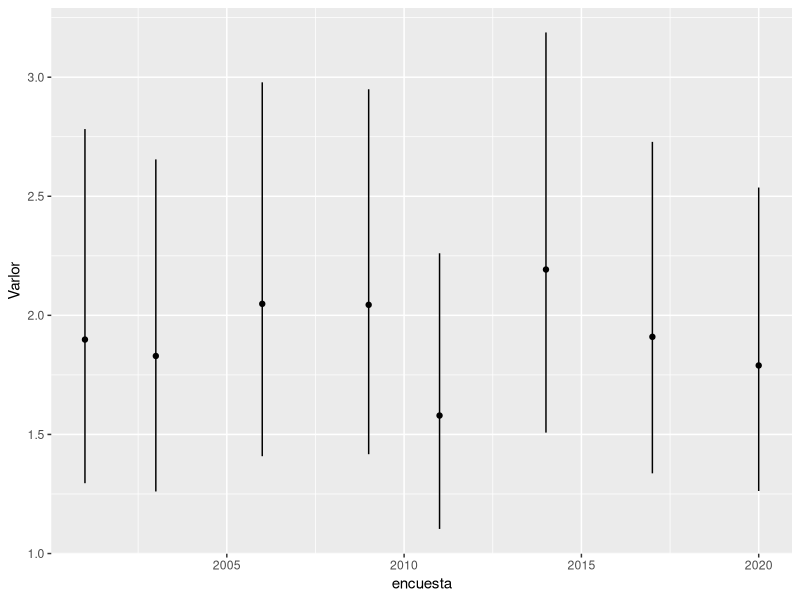
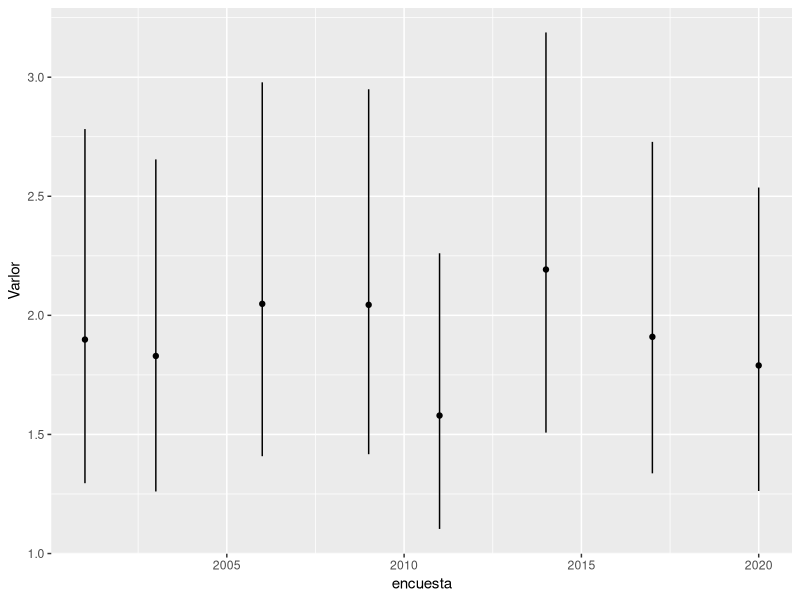
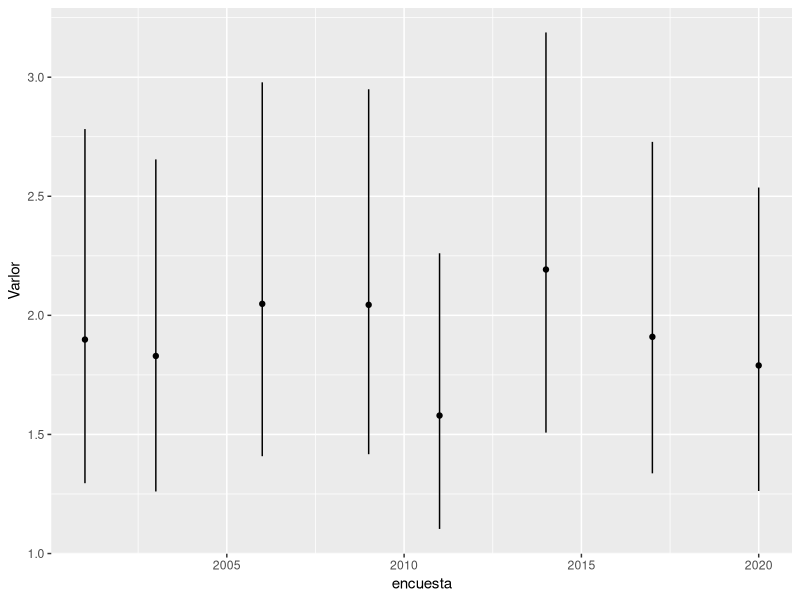
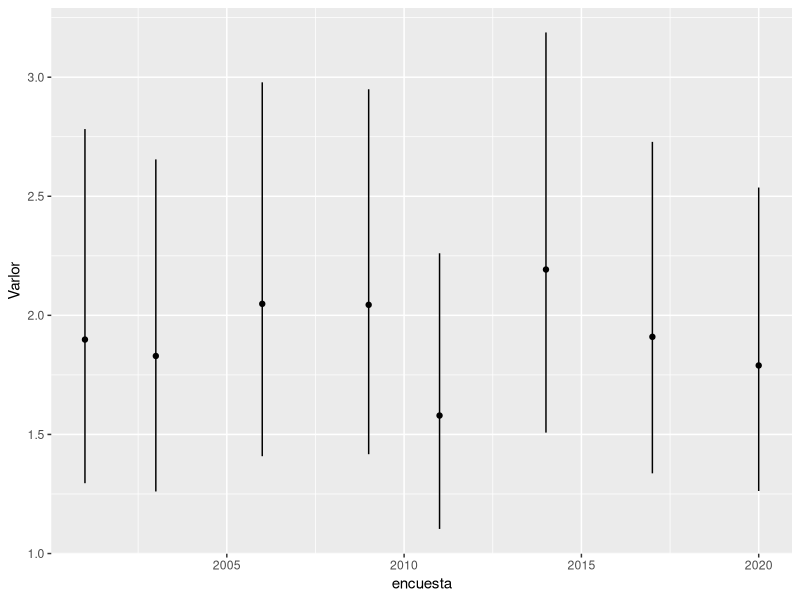
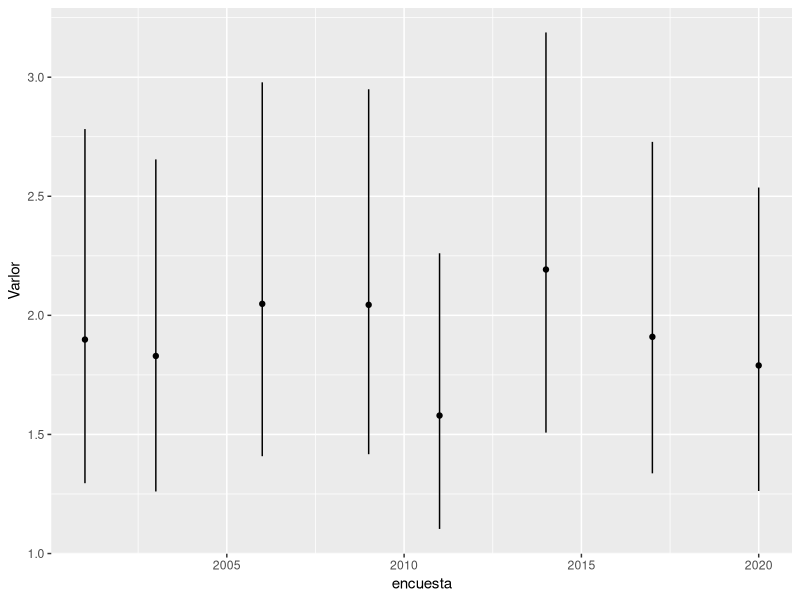
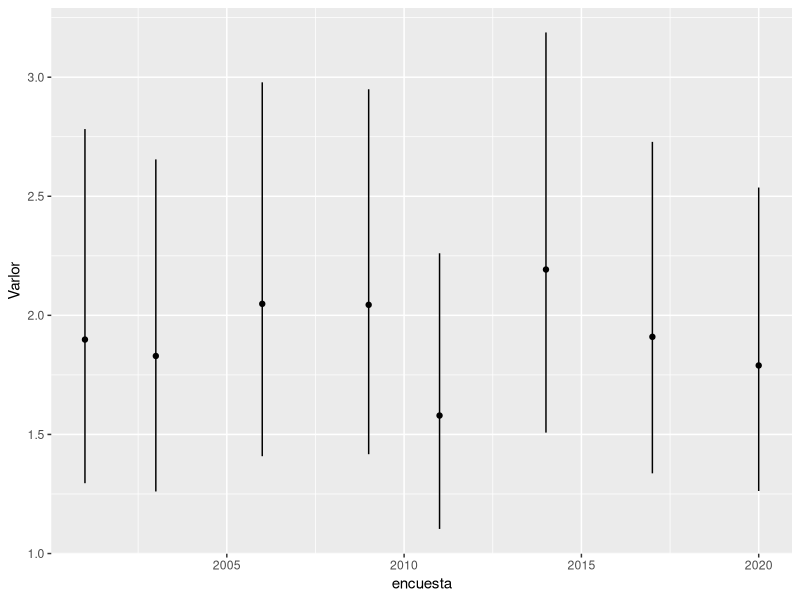

Source code (R) for these figures, in order:
## ---- chunk 1
knitr::opts_chunk$set(echo = TRUE)
library(tidyverse)
library(readxl)
library(ggplot2)
## ---- chunk 2

ejemplo_datos <- read_xlsx("ejemplo_datos.xlsx")
datos_canarias <- ejemplo_datos %>%
  filter(nombre == "Canarias")

## ---- chunk 3

datos_canarias %>%
  filter(fr =="diabetes", sexo=="Overall") %>%
  ggplot(aes(x=encuesta, y=Varlor)) +
  geom_point() +
  geom_linerange(aes(ymin=infci, ymax=supci))

## ---- chunk 4

datos_canarias %>%
  filter(fr =="diabetes", sexo=="Men") %>%
  ggplot(aes(x=encuesta, y=Varlor)) +
  geom_point() +
  geom_linerange(aes(ymin=infci, ymax=supci))

## ---- chunk 5

datos_canarias %>%
  filter(fr =="diabetes", sexo=="Women") %>%
  ggplot(aes(x=encuesta, y=Varlor)) +
  geom_point() +
  geom_linerange(aes(ymin=infci, ymax=supci))

## ---- chunk 6

datos_canarias %>%
  filter(fr =="hta", sexo=="Overall") %>%
  ggplot(aes(x=encuesta, y=Varlor)) +
  geom_point() +
  geom_linerange(aes(ymin=infci, ymax=supci))

## ---- chunk 7

datos_canarias %>%
  filter(fr =="hta", sexo=="Men") %>%
  ggplot(aes(x=encuesta, y=Varlor)) +
  geom_point() +
  geom_linerange(aes(ymin=infci, ymax=supci))

## ---- chunk 8

datos_canarias %>%
  filter(fr =="hta", sexo=="Women") %>%
  ggplot(aes(x=encuesta, y=Varlor)) +
  geom_point() +
  geom_linerange(aes(ymin=infci, ymax=supci))

